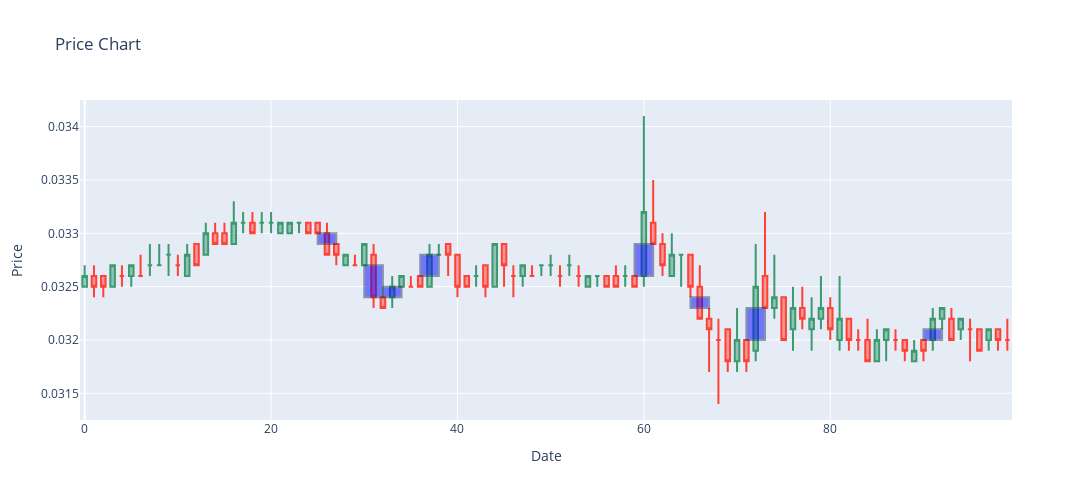

Notebook cell for this chart:
### Code cell
pt = gu.PlottingTool(width=1200, height=500)
pt.draw_candlesticks(pair_df)
for fvg in algo.fvg_list:
    pt.fig.add_shape(type="rect",
                     x0=fvg.middle_candle - 1,
                     y0=fvg.fvg_lower,
                     x1=fvg.middle_candle + 1,
                     y1=fvg.fvg_upper,
                        fillcolor="blue",
                     opacity=0.5, 
                     name="FVG")

pt.show()
pt.save_plot(scale=3)
